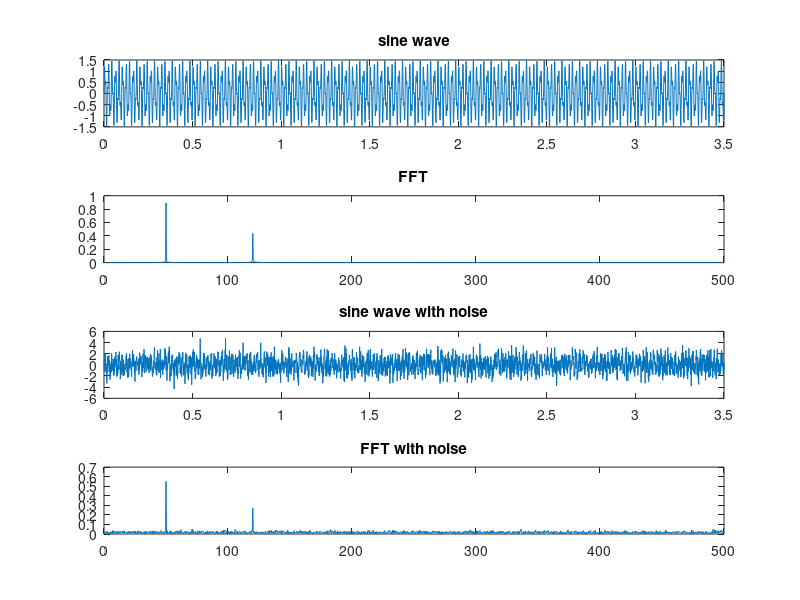

MATLAB code for this plot:
clear
%% sine signals
sample_f = 1000;
dt = 1/sample_f;
final_time = 3.5;
simulation_time = linspace(0,final_time,final_time/dt+1);

amp1 = 1;
f1 = 50;
amp2 = 0.5;
f2 = 120;

sin1 = amp1*sin(2*pi*f1*(simulation_time));
sin2 = amp2*sin(2*pi*f2*(simulation_time));
sin3 = sin1+sin2;

%% plot sine
figure(1)
subplot(4,1,1)
plot(simulation_time,sin3);
title('sine wave')

%% fft
L = final_time/dt;
Y = fft(sin3);
P2 = abs(Y/L);
P1 = P2(1:L/2+1);
P1(2:end-1) = 2*P1(2:end-1);

subplot(4,1,2)
fft_norm = P1/norm(P1);
f = sample_f*(0:(L/2))/L;
plot(f,fft_norm);
title('FFT')

%% rand noise
noise = 1*randn(size(simulation_time));
sin3 = sin3+noise;
subplot(4,1,3)
plot(simulation_time,sin3);
title('sine wave with noise')

%% fft with noise
L = final_time/dt;
Y = fft(sin3);
P2 = abs(Y/L);
P1 = P2(1:L/2+1);
P1(2:end-1) = 2*P1(2:end-1);

subplot(4,1,4)
fft_norm = P1/norm(P1);
f = sample_f*(0:(L/2))/L;
plot(f,fft_norm);
title('FFT with noise')
